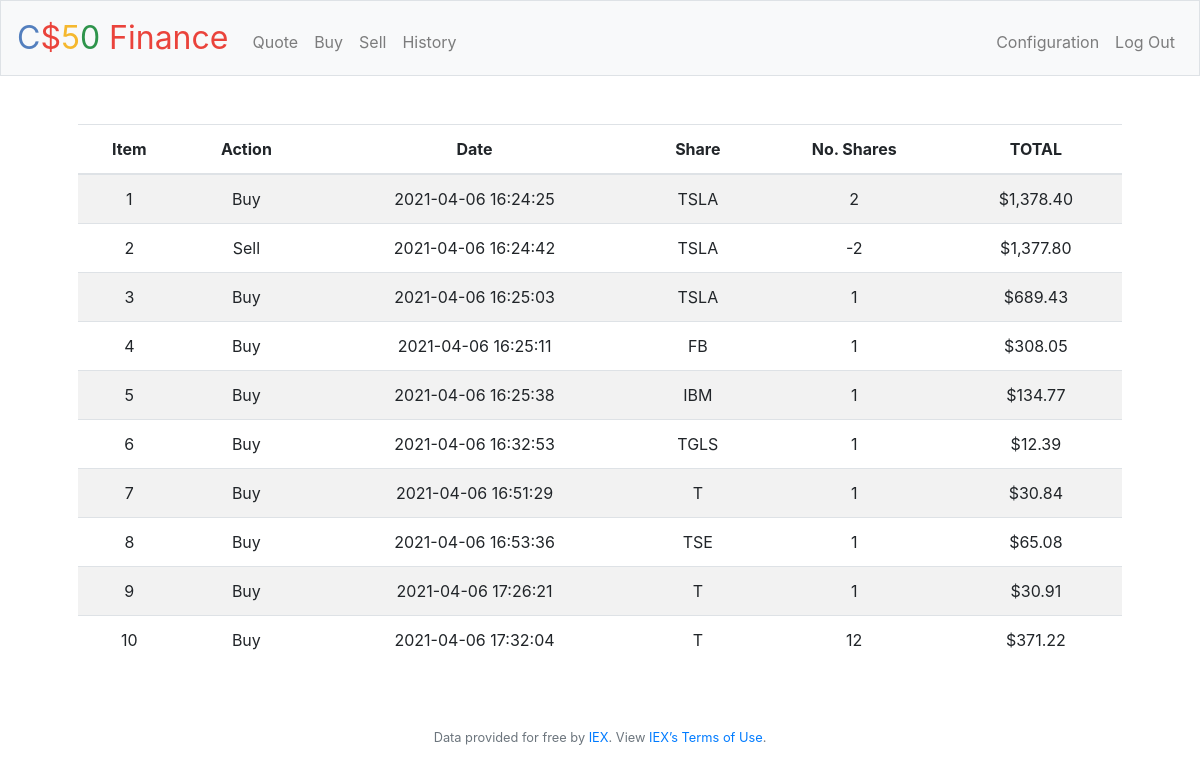
The app's page /history (signed in), older data.
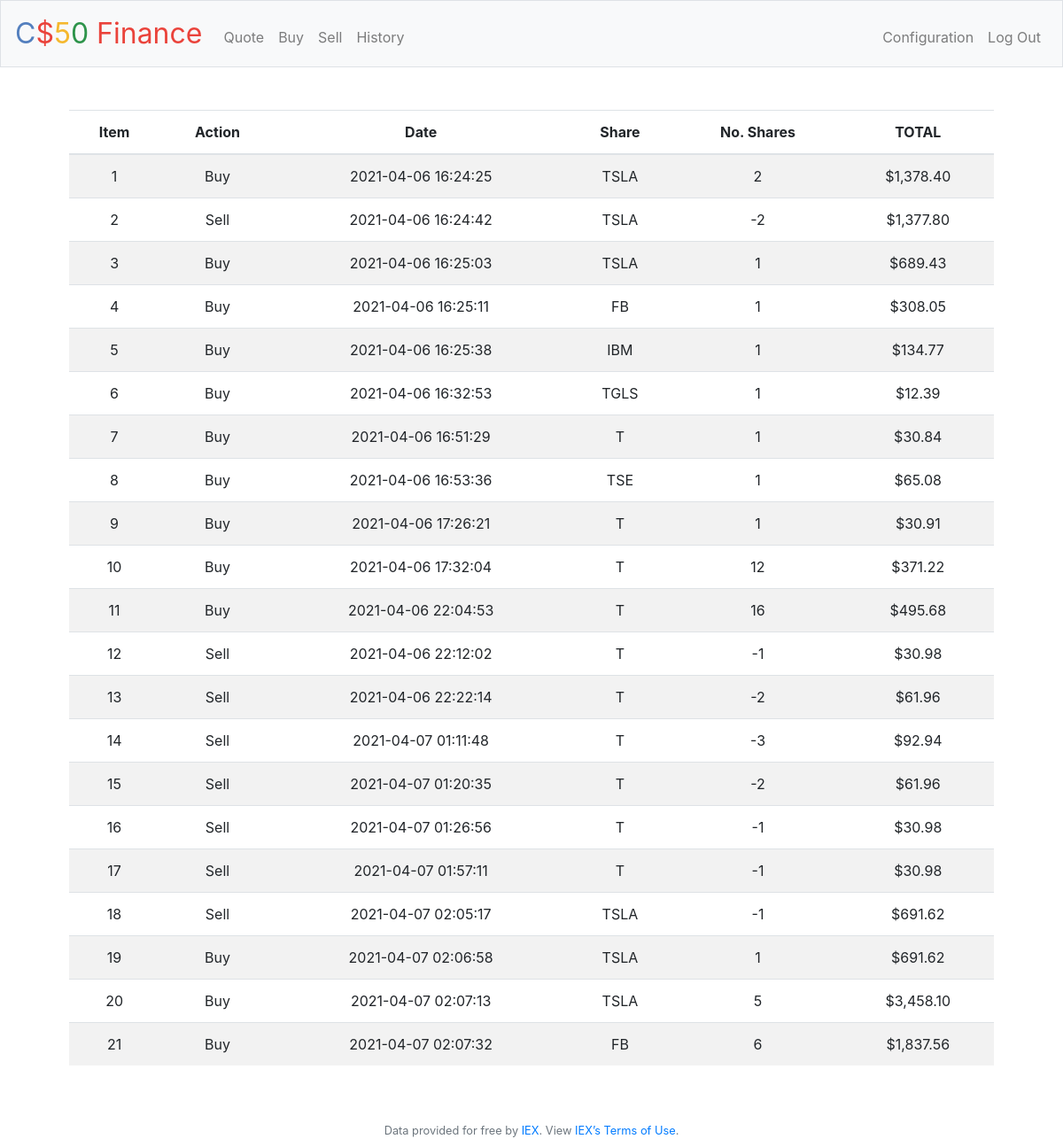
The same page, newer data.
### tables this page shows
CREATE TABLE transactions (
id INTEGER, 
user_id INTEGER NOT NULL,
action INTEGER NOT NULL,
date DATETIME NOT NULL,
share TEXT NOT NULL,
no_shares INTEGER NOT NULL,
value DECIMAL NOT NULL,
PRIMARY KEY(id),
FOREIGN KEY(user_id) REFERENCES users(id));

### application.py (the view)
@app.route("/history")
@login_required
def history():
    historic = db.execute("SELECT id, action, date, share, no_shares, value FROM transactions WHERE user_id = ?", session["user_id"])
    return render_template("history.html", historic=historic)

### application.py (called while the page is built)
@app.after_request
def after_request(response):
    response.headers["Cache-Control"] = "no-cache, no-store, must-revalidate"
    response.headers["Expires"] = 0
    response.headers["Pragma"] = "no-cache"
    return response

### helpers.py (called while the page is built)
def login_required(f):
    @wraps(f)
    def decorated_function(*args, **kwargs):
        if session.get("user_id") is None:
            return redirect("/login")
        return f(*args, **kwargs)
    return decorated_function

def usd(value):
    return f"${value:,.2f}"

### templates/history.html (shortened to what this page needs)
{% extends "layout.html" %}
{% block main %}
    <div class="form-group">
        <table class="table table-striped">
            <thead>
                <tr>
                    <th scope="col">Item</th>
                    <th scope="col">Action</th>
                    <th scope="col">Date</th>
                    <th scope="col">Share</th>
                    <th scope="col">No. Shares</th>
                    <th scope="col">TOTAL</th>
                </tr>
            </thead>
            <tbody>
                {% for row in historic %}
                    <tr>
                        <td>{{ row.id }}</td>
                        <td>{{ row.action }}</td>
                        <td>{{ row.date }}</td>
                        <td>{{ row.share }}</td>
                        <td>{{ row.no_shares }}</td>
                        <td>{{ row.value | usd }}</td>
                    </tr>
                {% endfor %}
            </tbody>
        </table>
    </div>
{% endblock %}

### templates/layout.html (shortened to what this page needs)
<!DOCTYPE html>
<html lang="en">
    <head>
        <link rel="stylesheet" href="https://cdn.jsdelivr.net/npm/bootstrap@4.5.3/dist/css/bootstrap.min.css">
        <link href="/static/styles.css" rel="stylesheet">
    </head>
    <body>
        <nav class="navbar navbar-expand-md navbar-light bg-light border">
            <a class="navbar-brand" href="/"><span class="blue">C</span><span class="red">$</span><span class="yellow">5</span><span class="green">0</span> <span class="red">Finance</span></a>
            <div class="collapse navbar-collapse" id="navbar">
                {% if session.user_id %}
                    <ul class="navbar-nav mr-auto mt-2">
                        <li class="nav-item"><a class="nav-link" href="/quote">Quote</a></li>
                        <li class="nav-item"><a class="nav-link" href="/buy">Buy</a></li>
                        <li class="nav-item"><a class="nav-link" href="/sell">Sell</a></li>
                        <li class="nav-item"><a class="nav-link" href="/history">History</a></li>
                    </ul>
                    <ul class="navbar-nav ml-auto mt-2">
                        <li class="nav-item"><a class="nav-link" href="/configuration">Configuration</a></li>
                        <li class="nav-item"><a class="nav-link" href="/logout">Log Out</a></li>
                    </ul>
                {% else %}
                    <ul class="navbar-nav ml-auto mt-2">
                        <li class="nav-item"><a class="nav-link" href="/register">Register</a></li>
                        <li class="nav-item"><a class="nav-link" href="/login">Log In</a></li>
                    </ul>
                {% endif %}
            </div>
        </nav>
        <main class="container p-5">
            {% block main %}{% endblock %}
        </main>
        <footer class="small text-center text-muted">
            Data provided for free by <a href="https://iextrading.com/developer">IEX</a>. View <a href="https://iextrading.com/api-exhibit-a/">IEX’s Terms of Use</a>.
        </footer>
    </body>
</html>

### static/styles.css (style rules this page uses)
nav .navbar-brand { font-size: xx-large; }
nav .navbar-brand .blue { color: #537fbe; }
nav .navbar-brand .red { color: #ea433b; }
nav .navbar-brand .yellow { color: #f5b82e; }
nav .navbar-brand .green { color: #2e944b; }
main { overflow-x: auto; text-align: center; }

Row changes from the older to the newer data that the page shows:
added transactions: id "11", action "Buy", date "2021-04-06 22:04:53", share "T", no_shares "16", value "$495.68"
added transactions: id "12", action "Sell", date "2021-04-06 22:12:02", share "T", no_shares "-1", value "$30.98"
added transactions: id "13", action "Sell", date "2021-04-06 22:22:14", share "T", no_shares "-2", value "$61.96"
added transactions: id "14", action "Sell", date "2021-04-07 01:11:48", share "T", no_shares "-3", value "$92.94"
added transactions: id "15", action "Sell", date "2021-04-07 01:20:35", share "T", no_shares "-2", value "$61.96"
added transactions: id "16", action "Sell", date "2021-04-07 01:26:56", share "T", no_shares "-1", value "$30.98"
added transactions: id "17", action "Sell", date "2021-04-07 01:57:11", share "T", no_shares "-1", value "$30.98"
added transactions: id "18", action "Sell", date "2021-04-07 02:05:17", share "TSLA", no_shares "-1", value "$691.62"
added transactions: id "19", action "Buy", date "2021-04-07 02:06:58", share "TSLA", no_shares "1", value "$691.62"
added transactions: id "20", action "Buy", date "2021-04-07 02:07:13", share "TSLA", no_shares "5", value "$3,458.10"
added transactions: id "21", action "Buy", date "2021-04-07 02:07:32", share "FB", no_shares "6", value "$1,837.56"
